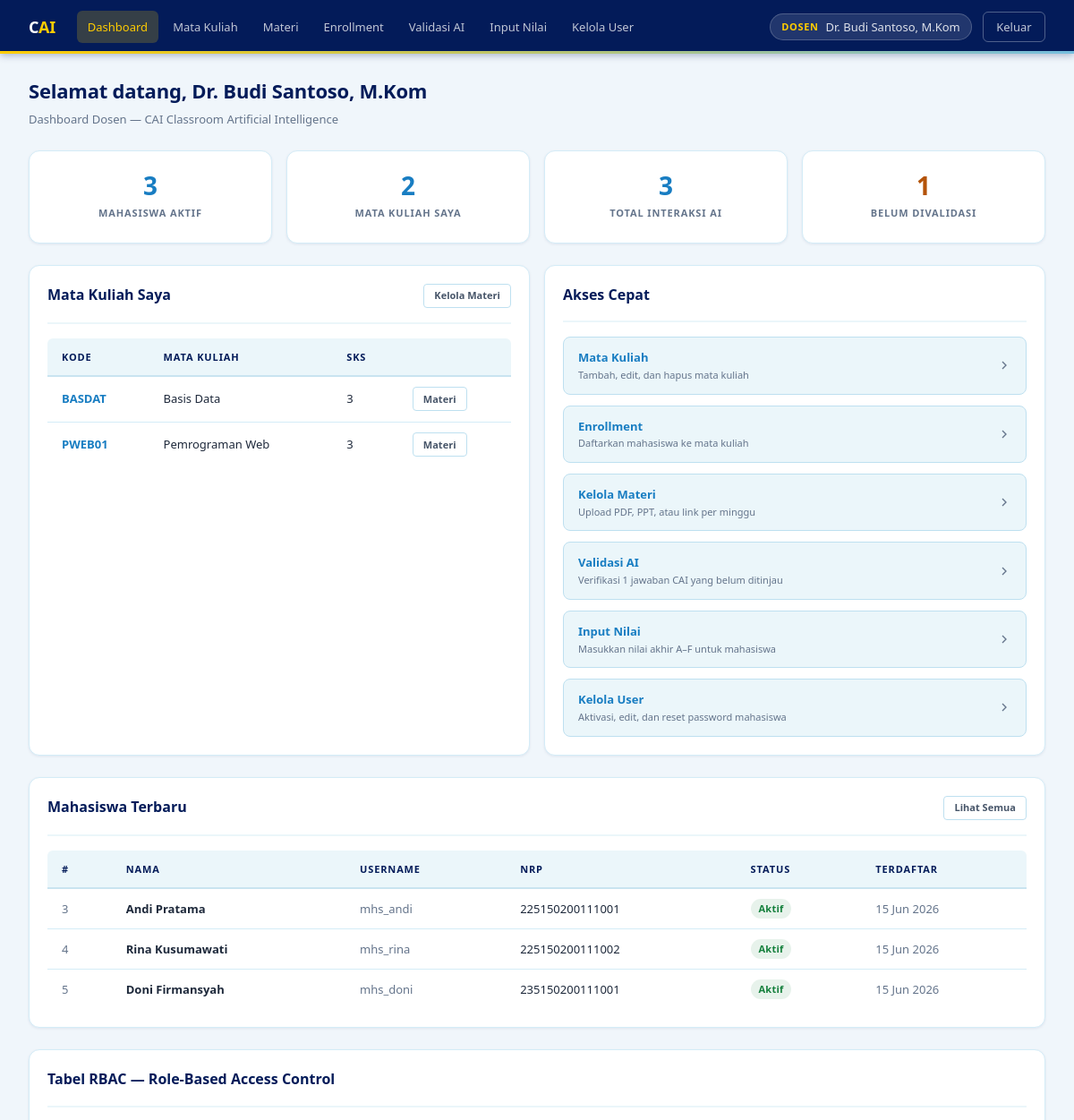
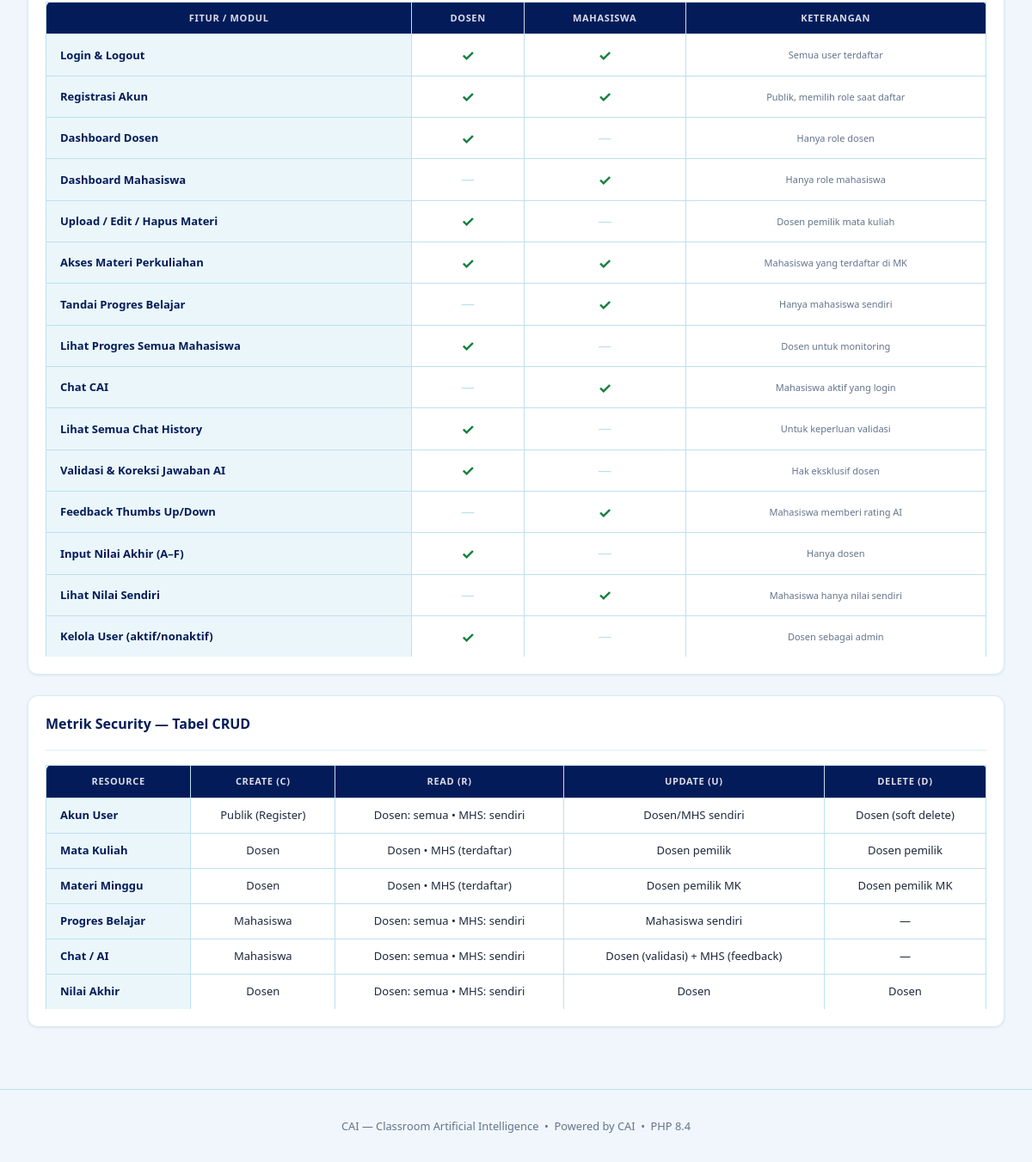
Page /dosen/dashboard.php (signed in) on the committed database (2 pictures, top to bottom).
### tables this page shows
CREATE TABLE courses (
    id         INT          AUTO_INCREMENT PRIMARY KEY,
    kode_mk    VARCHAR(20)  NOT NULL UNIQUE,
    nama_mk    VARCHAR(100) NOT NULL,
    sks        INT          NOT NULL DEFAULT 3,
    deskripsi  TEXT         DEFAULT NULL,
    dosen_id   INT          NOT NULL,
    created_at TIMESTAMP    DEFAULT CURRENT_TIMESTAMP,
    FOREIGN KEY (dosen_id) REFERENCES users(id) ON DELETE RESTRICT
);

CREATE TABLE users (
    id          INT          AUTO_INCREMENT PRIMARY KEY,
    username    VARCHAR(50)  NOT NULL UNIQUE,
    full_name   VARCHAR(100) DEFAULT NULL,
    email       VARCHAR(100) NOT NULL UNIQUE,
    password    VARCHAR(255) NOT NULL,
    role        ENUM('mahasiswa','dosen') NOT NULL,
    nrp_nip     VARCHAR(20)  DEFAULT NULL,
    tahun_masuk YEAR         DEFAULT NULL,
    is_active   TINYINT(1)   NOT NULL DEFAULT 1,
    created_at  TIMESTAMP    DEFAULT CURRENT_TIMESTAMP
);

### includes/auth.php (called while the page is built, shortened)
<?php
function h(string $str): string {
    return htmlspecialchars($str, ENT_QUOTES, 'UTF-8');
}

### dosen/dashboard.php (the view, shortened to what this page needs)
<?php
require_once __DIR__ . '/../includes/auth.php';
$uid  = (int)$_SESSION['user_id'];
$conn = Database::getInstance()->getConnection();
$s_mhs   = $conn->query("SELECT COUNT(*) AS c FROM users WHERE role='mahasiswa' AND is_active=1")->fetch_assoc()['c'];
$s_mk    = $conn->query("SELECT COUNT(*) AS c FROM courses WHERE dosen_id=$uid")->fetch_assoc()['c'];
$s_chat  = $conn->query("SELECT COUNT(*) AS c FROM chat_history")->fetch_assoc()['c'];
$s_unver = $conn->query("SELECT COUNT(*) AS c FROM chat_history WHERE is_verified=0")->fetch_assoc()['c'];
$recent_mhs = $conn->query(
    "SELECT id, full_name, username, nrp_nip, is_active, created_at
     FROM users WHERE role='mahasiswa' ORDER BY created_at DESC LIMIT 5"
);
$my_courses = $conn->prepare("SELECT id, kode_mk, nama_mk, sks FROM courses WHERE dosen_id=? ORDER BY kode_mk");
$my_courses->bind_param('i', $uid);
$my_courses->execute();
$courses = $my_courses->get_result()->fetch_all(MYSQLI_ASSOC);
require_once __DIR__ . '/../includes/header.php';
?>
<div class="container">
  <div class="page-header">
    <h1>Selamat datang, <?= h($_SESSION['full_name']) ?></h1>
    <p>Dashboard Dosen &mdash; CAI Classroom Artificial Intelligence</p>
  </div>
  <div class="grid grid-4 mb-3">
    <div class="card stat-card">
      <div class="stat-value"><?= $s_mhs ?></div>
      <div class="stat-label">Mahasiswa Aktif</div>
    </div>
    <div class="card stat-card">
      <div class="stat-value"><?= $s_mk ?></div>
      <div class="stat-label">Mata Kuliah Saya</div>
    </div>
    <div class="card stat-card">
      <div class="stat-value"><?= $s_chat ?></div>
      <div class="stat-label">Total Interaksi AI</div>
    </div>
    <div class="card stat-card">
      <div class="stat-value" style="color:var(--warning)"><?= $s_unver ?></div>
      <div class="stat-label">Belum Divalidasi</div>
    </div>
  </div>
  <div class="grid grid-2 mb-3">
    <div class="card">
      <div class="card-header">
        <span class="card-title">Mata Kuliah Saya</span>
        <a href="<?= BASE_URL ?>/dosen/kelola_materi.php" class="btn btn-ghost btn-sm">Kelola Materi</a>
      </div>
      <?php if (!$courses): ?>
        <div class="empty-state"><p>Belum ada mata kuliah.</p></div>
      <?php else: ?>
      <div class="table-wrap">
        <table>
          <thead><tr><th>Kode</th><th>Mata Kuliah</th><th>SKS</th><th></th></tr></thead>
          <tbody>
            <?php foreach ($courses as $c): ?>
            <tr>
              <td class="fw-600 text-accent"><?= h($c['kode_mk']) ?></td>
              <td><?= h($c['nama_mk']) ?></td>
              <td><?= $c['sks'] ?></td>
              <td><a href="<?= BASE_URL ?>/dosen/kelola_materi.php?course_id=<?= $c['id'] ?>" class="btn btn-ghost btn-sm">Materi</a></td>
            </tr>
            <?php endforeach; ?>
          </tbody>
        </table>
      </div>
      <?php endif; ?>
    </div>
    <div class="card">
      <div class="card-header"><span class="card-title">Akses Cepat</span></div>
      <div style="display:flex;flex-direction:column;gap:var(--s-3)">
        <?php
        $links = [
          ['Mata Kuliah',       BASE_URL.'/dosen/kelola_mk.php',         'Tambah, edit, dan hapus mata kuliah'],
          ['Enrollment',        BASE_URL.'/dosen/kelola_enrollment.php', 'Daftarkan mahasiswa ke mata kuliah'],
          ['Kelola Materi',     BASE_URL.'/dosen/kelola_materi.php',     'Upload PDF, PPT, atau link per minggu'],
          ['Validasi AI',       BASE_URL.'/dosen/validasi_ai.php',       "Verifikasi $s_unver jawaban CAI yang belum ditinjau"],
          ['Input Nilai',       BASE_URL.'/dosen/input_nilai.php',       'Masukkan nilai akhir A–F untuk mahasiswa'],
          ['Kelola User',       BASE_URL.'/dosen/kelola_user.php',       'Aktivasi, edit, dan reset password mahasiswa'],
        ];
        foreach ($links as [$lbl, $href, $desc]): ?>
        <a href="<?= $href ?>" class="d-flex align-center gap-2" style="padding:var(--s-3) var(--s-4);background:var(--surface);border-radius:var(--r-lg);border:1px solid var(--border);text-decoration:none;transition:border-color .15s" onmouseover="this.style.borderColor='var(--accent)'" onmouseout="this.style.borderColor='var(--border)'">
          <div class="flex-1">
            <div class="fw-600 text-sm"><?= $lbl ?></div>
            <div class="text-xs text-muted"><?= $desc ?></div>
          </div>
          <svg width="16" height="16" viewBox="0 0 24 24" fill="none" stroke="currentColor" stroke-width="2" style="color:var(--muted);flex-shrink:0">
            <polyline points="9 18 15 12 9 6"/>
          </svg>
        </a>
        <?php endforeach; ?>
      </div>
    </div>
  </div>
  <div class="card mb-3">
    <div class="card-header">
      <span class="card-title">Mahasiswa Terbaru</span>
      <a href="<?= BASE_URL ?>/dosen/kelola_user.php" class="btn btn-ghost btn-sm">Lihat Semua</a>
    </div>
    <div class="table-wrap">
      <table>
        <thead><tr><th>#</th><th>Nama</th><th>Username</th><th>NRP</th><th>Status</th><th>Terdaftar</th></tr></thead>
        <tbody>
          <?php while ($row = $recent_mhs->fetch_assoc()): ?>
          <tr>
            <td class="text-muted"><?= $row['id'] ?></td>
            <td class="fw-600"><?= h($row['full_name'] ?? $row['username']) ?></td>
            <td class="text-muted text-sm"><?= h($row['username']) ?></td>
            <td class="text-sm"><?= h($row['nrp_nip'] ?? '—') ?></td>
            <td><span class="badge badge-<?= $row['is_active']?'active':'inactive' ?>"><?= $row['is_active']?'Aktif':'Nonaktif' ?></span></td>
            <td class="text-sm text-muted"><?= date('d M Y', strtotime($row['created_at'])) ?></td>
          </tr>
          <?php endwhile; ?>
        </tbody>
      </table>
    </div>
  </div>
  <div class="card mb-3">
    <div class="card-header"><span class="card-title">Tabel RBAC — Role-Based Access Control</span></div>
    <div class="matrix-wrap">
      <table class="matrix-table">
        <thead><tr><th>Fitur / Modul</th><th>Dosen</th><th>Mahasiswa</th><th>Keterangan</th></tr></thead>
        <tbody>
          <?php foreach ([
            ['Login & Logout',                '&#10003;','&#10003;','Semua user terdaftar'],
            ['Registrasi Akun',               '&#10003;','&#10003;','Publik, memilih role saat daftar'],
            ['Dashboard Dosen',               '&#10003;','&mdash;', 'Hanya role dosen'],
            ['Dashboard Mahasiswa',           '&mdash;', '&#10003;','Hanya role mahasiswa'],
            ['Upload / Edit / Hapus Materi',  '&#10003;','&mdash;', 'Dosen pemilik mata kuliah'],
            ['Akses Materi Perkuliahan',      '&#10003;','&#10003;','Mahasiswa yang terdaftar di MK'],
            ['Tandai Progres Belajar',        '&mdash;', '&#10003;','Hanya mahasiswa sendiri'],
            ['Lihat Progres Semua Mahasiswa', '&#10003;','&mdash;', 'Dosen untuk monitoring'],
            ['Chat CAI',                  '&mdash;', '&#10003;','Mahasiswa aktif yang login'],
            ['Lihat Semua Chat History',      '&#10003;','&mdash;', 'Untuk keperluan validasi'],
            ['Validasi & Koreksi Jawaban AI', '&#10003;','&mdash;', 'Hak eksklusif dosen'],
            ['Feedback Thumbs Up/Down',       '&mdash;', '&#10003;','Mahasiswa memberi rating AI'],
            ['Input Nilai Akhir (A–F)',        '&#10003;','&mdash;', 'Hanya dosen'],
            ['Lihat Nilai Sendiri',           '&mdash;', '&#10003;','Mahasiswa hanya nilai sendiri'],
            ['Kelola User (aktif/nonaktif)',  '&#10003;','&mdash;', 'Dosen sebagai admin'],
          ] as [$f,$d,$m,$k]): ?>
          <tr>
            <td><?= $f ?></td>
            <td class="<?= $d==='&#10003;'?'ok':'no' ?>"><?= $d ?></td>
            <td class="<?= $m==='&#10003;'?'ok':'no' ?>"><?= $m ?></td>
            <td class="text-xs text-muted"><?= $k ?></td>
          </tr>
          <?php endforeach; ?>
        </tbody>
      </table>
    </div>
  </div>
  <div class="card">
    <div class="card-header"><span class="card-title">Metrik Security &mdash; Tabel CRUD</span></div>
    <div class="matrix-wrap">
      <table class="matrix-table">
        <thead><tr><th>Resource</th><th>Create (C)</th><th>Read (R)</th><th>Update (U)</th><th>Delete (D)</th></tr></thead>
        <tbody>
          <?php foreach ([
            ['Akun User',       'Publik (Register)',  'Dosen: semua &bull; MHS: sendiri', 'Dosen/MHS sendiri',         'Dosen (soft delete)'],
            ['Mata Kuliah',     'Dosen',              'Dosen &bull; MHS (terdaftar)',      'Dosen pemilik',             'Dosen pemilik'],
            ['Materi Minggu',   'Dosen',              'Dosen &bull; MHS (terdaftar)',      'Dosen pemilik MK',          'Dosen pemilik MK'],
            ['Progres Belajar', 'Mahasiswa',          'Dosen: semua &bull; MHS: sendiri', 'Mahasiswa sendiri',         '&mdash;'],
            ['Chat / AI',       'Mahasiswa',          'Dosen: semua &bull; MHS: sendiri', 'Dosen (validasi) + MHS (feedback)','&mdash;'],
            ['Nilai Akhir',     'Dosen',              'Dosen: semua &bull; MHS: sendiri', 'Dosen',                     'Dosen'],
          ] as [$r,$c,$rd,$u,$d]): ?>
          <tr>
            <td><?= $r ?></td>
            <td class="text-sm"><?= $c ?></td>
            <td class="text-sm"><?= $rd ?></td>
            <td class="text-sm"><?= $u ?></td>
            <td class="text-sm"><?= $d ?></td>
          </tr>
          <?php endforeach; ?>
        </tbody>
      </table>
    </div>
  </div>
</div>
<?php require_once __DIR__ . '/../includes/footer.php'; ?>

### rows in the picture
courses: kode_mk "BASDAT", nama_mk "Basis Data", sks "3"
courses: kode_mk "PWEB01", nama_mk "Pemrograman Web", sks "3"
users: id "3", full_name "Andi Pratama", username "mhs_andi", nrp_nip "225150200111001", is_active "Aktif", created_at "15 Jun 2026"
users: id "4", full_name "Rina Kusumawati", username "mhs_rina", nrp_nip "225150200111002", is_active "Aktif", created_at "15 Jun 2026"
users: id "5", full_name "Doni Firmansyah", username "mhs_doni", nrp_nip "235150200111001", is_active "Aktif", created_at "15 Jun 2026"

### other values in the picture
$full_name "Dr. Budi Santoso, M.Kom"
$_SESSION['full_name'] "Dr. Budi Santoso, M.Kom"
$s_mhs "3"
$s_mk "2"
$s_chat "3"
$s_unver "1"
$lbl "Mata Kuliah"
$desc "Tambah, edit, dan hapus mata kuliah"
$lbl "Enrollment"
$desc "Daftarkan mahasiswa ke mata kuliah"
$lbl "Kelola Materi"
$desc "Upload PDF, PPT, atau link per minggu"
$lbl "Validasi AI"
$desc "Verifikasi 1 jawaban CAI yang belum ditinjau"
$lbl "Input Nilai"
